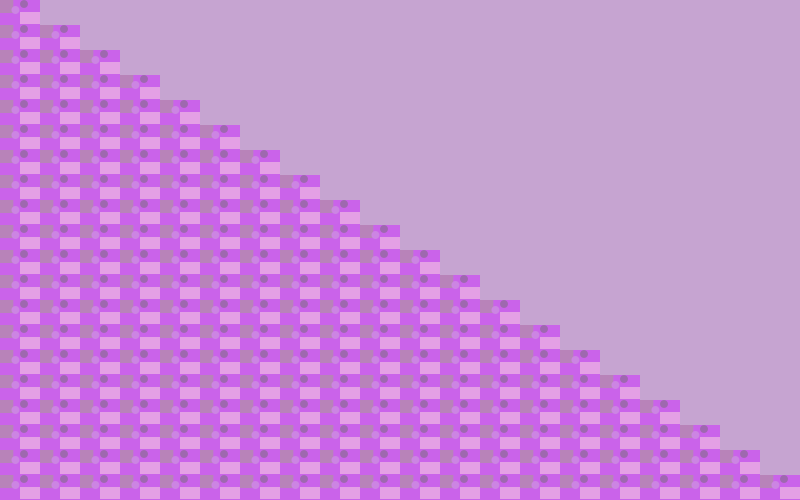
Frame 1 (no input)
Frame 60 (the mouse pressed at the canvas centre just before this capture): identical to frame 1, image omitted
Frame 120 (the mouse held since frame 60 and released just before this capture): identical to frame 1, image omitted

The Processing sketch that drew this single still picture (run headless with seeded random() and noise(); from frame 60 on, the mouse is pressed at the canvas centre):

// Processing sketch: processing_167190
// ── processing_167190.pde

//Ana MolÃ©s Barrero

//DeclaraciÃ³ de variables

int midax, miday;
int numdibuixos;
int estat;

//void setup, part estÃ tica i inicialitzaciÃ³
void setup()
{
  smooth();
  size(800, 500);
  numdibuixos = 20;
  midax = width/numdibuixos; 
  miday = height/numdibuixos;
  rectMode(CORNER);
  ellipseMode(CORNER);
}

//void draw, part dinÃ mica
void draw() {
 background(198,164,209);
 
 if (estat == 2) { //segons el void keypress
   
 for (int j = 0; (j < numdibuixos); j++ ) //recorregut per primera dimensiÃ³
 {
    for (int i = 0; (i < numdibuixos); i++) //recorregut per segona dimensiÃ³
    {
      noStroke();
      fill(116,115,112);
      rect(i*midax,j*miday,midax,miday);
      fill(228,160,229);
      rect(i*midax+midax/2, j*miday+miday/2, midax/2, miday/2);
      fill(184,131,185);
      rect(i*midax, j*miday, midax-midax/1.3, miday-miday/2);
      fill(158,104,175);
      ellipse(i*midax+midax/2,j*miday,midax/5,midax/5);
      fill(204,133,227);
      ellipse(i*midax+midax/3.5,j*miday+miday/4,midax/5,midax/5);
    }
      
    
 }
 }
 
 
 
else{ //si no Ã©s estat 2, Ã©s a dir, estat 1
       
       for (int j = 0; (j < numdibuixos); j++)
    {
      for (int i = 0;  i<=j; i++) //dibuix recorre fins la diagonal
      {
      
      noStroke();
      
      fill(202,99,234);
      rect(i*midax,j*miday,midax,miday);
      fill(228,160,229);
      rect(i*midax+midax/2, j*miday+miday/2, midax/2, miday/2);
      fill(184,131,185);
      rect(i*midax, j*miday, midax-midax/1.5, miday-miday/2);
      fill(158,104,175);
      ellipse(i*midax+midax/2,j*miday,midax/5,midax/5);
      fill(204,133,227);
      ellipse(i*midax+midax/3.5,j*miday+miday/4,midax/5,midax/5);
      

         
      }
    }
}
}


//

void keyPressed()
{
  if (key == 'j')  estat = 2; //tecla j - fa estat 2
  else             estat = 1 ; //qualsevol tecla que no sigui j - fa 1
}
